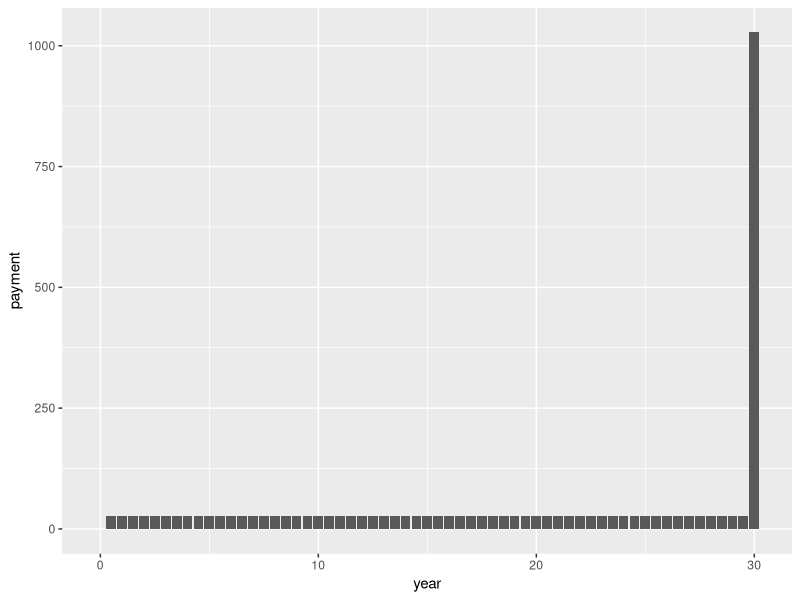
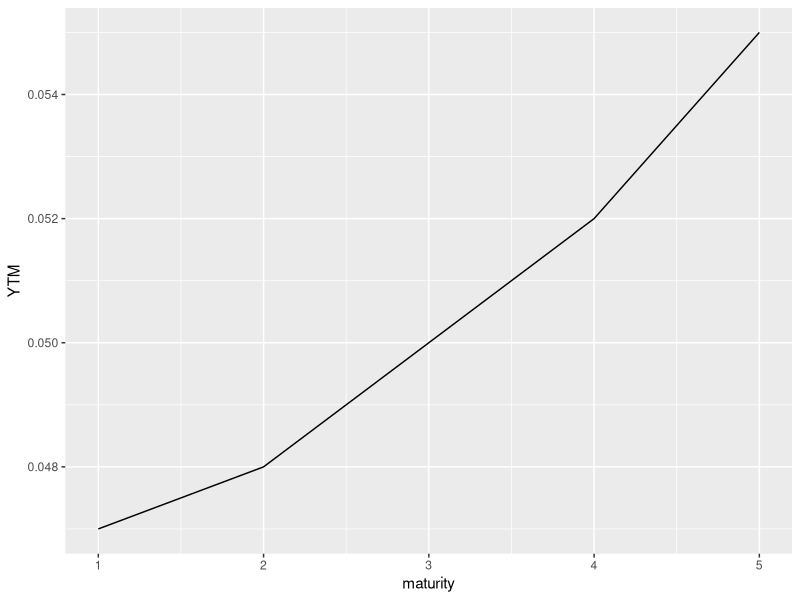

The R source for these figures, in order:
## ---- chunk 1
library(tidyverse)
## ---- chunk 2
CPN <- 1000*5.5*0.01/2
CPN
## ---- chunk 3
year <- seq(from = 0, to = 30, by =0.5) #all the periods in the lifetime of the bond

payment <- rep(CPN, length(year)) #all coupon payments. first and last are incorrect
payment[length(payment)] <- CPN+1000 # last payment
payment[1] <- 0 #first payment

data.frame(year, payment) |>
  ggplot()+
  geom_col (aes(x = year, y = payment))
## ---- chunk 4
CPN <- 20 #dollars
face_value <- 1000 #dollars
coupons_per_year <- 2 #semiannual
maturity_periods <- 20 #maturity in periods
## ---- chunk 5
6*20/12 #years
## ---- chunk 6
coupon_rate <- CPN *coupons_per_year / face_value
coupon_rate
## ---- chunk 7
face_value #given in problem
## ---- chunk 8
maturity <- 1:5
price <- c(95.51, 91.05, 86.38, 81.65, 76.51) #per 100 dollar face value
rbind(maturity, price)
## ---- chunk 9
YTM <- round((100/price)^(1/maturity) - 1, digits = 3)
YTM
## ---- chunk 10
data.frame(maturity, YTM) |>
ggplot(aes(x = maturity, y = YTM)) +
  geom_line()
## ---- chunk 11
maturity <- 1:5
YTM <- c(5, 5.5, 5.75, 5.95, 6.05) * 0.01 
rbind(maturity, YTM)
## ---- chunk 12
n <- c(2, 4, 5)
solutions <- 100/(1+YTM[n])^n 
names(solutions) <- c("a", "b", "c")
solutions
## ---- chunk 13
term <- 7 #years
face_value <- 1000 #dollars
coupon_rate <- 0.08
periods_per_year <- 2 #semiannual
YTM <- 0.0675
## ---- chunk 14
YTM <- 0.07 #APR
y <- YTM/periods_per_year
n <- term * periods_per_year # compounding periods left on bond
CPN <- coupon_rate*face_value / periods_per_year

CPN/y*(1-1/(1+y)^n) + face_value/(1+y)^n
## ---- chunk 15
face_value <- 100
bond <- LETTERS[1:4]
coupon_rate <- c(0, 0, 4, 8) * 0.01
maturity <- c(15, 10, 15, 10) #years
bond_df <- data.frame(bond, coupon_rate, maturity, face_value) |>
  mutate(CPN = face_value*coupon_rate)
bond_df
## ---- chunk 16
term <- maturity #the bonds are new, so the term is the full term of the bond (maturity)

pct_change_df <- bond_df |>
  mutate(price_5 = CPN/0.05*(1-1/(1+0.05)^term) + face_value/(1+0.05)^term, #price with YTM = 5%
         price_6 = CPN/0.06*(1-1/(1+0.06)^term) + face_value/(1+0.06)^term, #price with YTM = 6%
         percent_change = round((price_5 - price_6)/price_6*100, 2)) |>
  select(bond, percent_change)

# there is a more concise way to program this
# YTM <- c(0.06, 0.05)
# bond_df |>
#   mutate(percent_change = diff(CPN/YTM*(1-1/(1+YTM)^term) + face_value/(1+YTM)^term), #price with YTM = 5%
#          price_6 = CPN/0.06*(1-1/(1+0.06)^term) + face_value/(1+0.06)^term) #price with YTM = 6%

## ---- chunk 17
pct_change_df[which.max(pct_change_df$percent_change), ]

pct_change_df[which.min(pct_change_df$percent_change), ]
## ---- chunk 18
term <- 2 #years
face_val <- 1000 #dollars
coupon_rate <- 0.06 #6%
## ---- chunk 19

## ---- chunk 20

